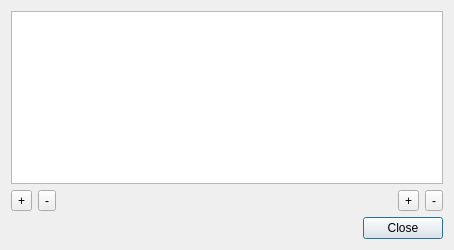
<?xml version="1.0" encoding="UTF-8"?>
<ui version="4.0">
 <class>DialogArguments</class>
 <widget class="QDialog" name="DialogArguments">
  <property name="geometry">
   <rect>
    <x>0</x>
    <y>0</y>
    <width>454</width>
    <height>250</height>
   </rect>
  </property>
  <property name="windowTitle">
   <string>Application Arguments</string>
  </property>
  <layout class="QVBoxLayout" name="verticalLayout">
   <item>
    <widget class="QListWidget" name="listWidget">
     <property name="font">
      <font>
       <family>Monospace</family>
      </font>
     </property>
     <property name="alternatingRowColors">
      <bool>true</bool>
     </property>
    </widget>
   </item>
   <item>
    <layout class="QHBoxLayout" name="horizontalLayout">
     <item>
      <widget class="QToolButton" name="btnAdd">
       <property name="text">
        <string>+</string>
       </property>
       <property name="icon">
        <iconset resource="debugger.qrc">
         <normaloff>:/debugger/images/yad6416-action-add.png</normaloff>:/debugger/images/yad6416-action-add.png</iconset>
       </property>
      </widget>
     </item>
     <item>
      <widget class="QToolButton" name="btnDel">
       <property name="text">
        <string>-</string>
       </property>
       <property name="icon">
        <iconset resource="debugger.qrc">
         <normaloff>:/debugger/images/yad6416-action-remove.png</normaloff>:/debugger/images/yad6416-action-remove.png</iconset>
       </property>
      </widget>
     </item>
     <item>
      <spacer name="horizontalSpacer">
       <property name="orientation">
        <enum>Qt::Horizontal</enum>
       </property>
       <property name="sizeHint" stdset="0">
        <size>
         <width>208</width>
         <height>20</height>
        </size>
       </property>
      </spacer>
     </item>
     <item>
      <widget class="QToolButton" name="btnUp">
       <property name="text">
        <string>+</string>
       </property>
       <property name="icon">
        <iconset resource="debugger.qrc">
         <normaloff>:/debugger/images/yad6416-action-arrow-up.png</normaloff>:/debugger/images/yad6416-action-arrow-up.png</iconset>
       </property>
      </widget>
     </item>
     <item>
      <widget class="QToolButton" name="btnDown">
       <property name="text">
        <string>-</string>
       </property>
       <property name="icon">
        <iconset resource="debugger.qrc">
         <normaloff>:/debugger/images/yad6416-action-arrow-down.png</normaloff>:/debugger/images/yad6416-action-arrow-down.png</iconset>
       </property>
      </widget>
     </item>
    </layout>
   </item>
   <item>
    <widget class="QDialogButtonBox" name="buttonBox">
     <property name="orientation">
      <enum>Qt::Horizontal</enum>
     </property>
     <property name="standardButtons">
      <set>QDialogButtonBox::Close</set>
     </property>
    </widget>
   </item>
  </layout>
 </widget>
 <resources>
  <include location="debugger.qrc"/>
 </resources>
 <connections>
  <connection>
   <sender>buttonBox</sender>
   <signal>accepted()</signal>
   <receiver>DialogArguments</receiver>
   <slot>accept()</slot>
   <hints>
    <hint type="sourcelabel">
     <x>252</x>
     <y>245</y>
    </hint>
    <hint type="destinationlabel">
     <x>157</x>
     <y>274</y>
    </hint>
   </hints>
  </connection>
  <connection>
   <sender>buttonBox</sender>
   <signal>rejected()</signal>
   <receiver>DialogArguments</receiver>
   <slot>reject()</slot>
   <hints>
    <hint type="sourcelabel">
     <x>320</x>
     <y>245</y>
    </hint>
    <hint type="destinationlabel">
     <x>286</x>
     <y>274</y>
    </hint>
   </hints>
  </connection>
 </connections>
</ui>
